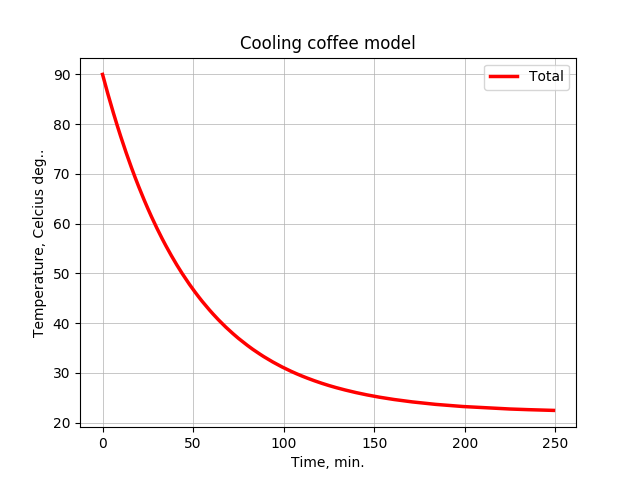

This chart was generated by the following Python code:
from __future__ import unicode_literals
import matplotlib.pyplot as plt
import csv


## Simulation of a cooling cup of coffee
## by Newtons law of cooling asserts

class System(object):

    ##   system model for Newton law of cooling asserts
    def __init__(self, initT = None, volume = None, r = None, tEnv = None, tEnd = None, dT= None):
        self.initT = initT
        self.volume= volume
        self.r = r
        self.tEnv = tEnv
        self.tEnd =tEnd
        self.dT = dT

    ## print System params
    def getSystem(self):
        print ("#System state")
        print ("init : ", self.initT)
        print ("volume:", self.volume)
        print ("r :    ", self.r)
        print ("tEnv : ", self.tEnv)
        print ("tEnd : ", self.tEnd)
        print ("dT   : ", self.dT)

    ## Temperature value set-up
    def setTempSystem(self, t=None):
        self.initT = t

    ## Round the value
    def getTempSystem(self):
#        print ("init : ", self.initT)
        return round(self.initT,2)

    ## Calculations
    def updateSystem(self):
        T = self.initT
        T += -self.r*(T -self.tEnv)*self.dT
        return self.setTempSystem(t=T)

def main():

    # start the process
    initT = 90
    coffee = System(initT=initT, volume=300,r=0.02, tEnv=22, tEnd=30, dT=1)

    ## follow the process
    x = [0]; y = [initT];
    for i in range(1, 250):
        coffee.updateSystem()
        x.append(i)
        y.append(coffee.getTempSystem())

    #make it visual
    plt.plot(x,y,'-r',label='Total', linewidth=2.5)
    plt.title("Coolling coffee model")
    plt.xlabel("Time, min.")
    plt.ylabel("Temperature, Celcius deg..")
    plt.legend(loc='best')
    plt.grid(b=True, linewidth=0.5)
#    plt.show()
    plt.savefig("/home/val/PycharmProjects/coolingCoffee/coolingCoffeModel/coolingCoffee.png")


    data = [['Time', 'Temperture']]
    for row in range(len(x)):
        data.append([x[row],y[row]])

    with open('/home/val/PycharmProjects/coolingCoffee/coolingCoffeModel/cooling_coffee_model.csv', 'w') as f:
        writer = csv.writer(f)
        for row in data:
            writer.writerow(row)
        f.close()

main()

